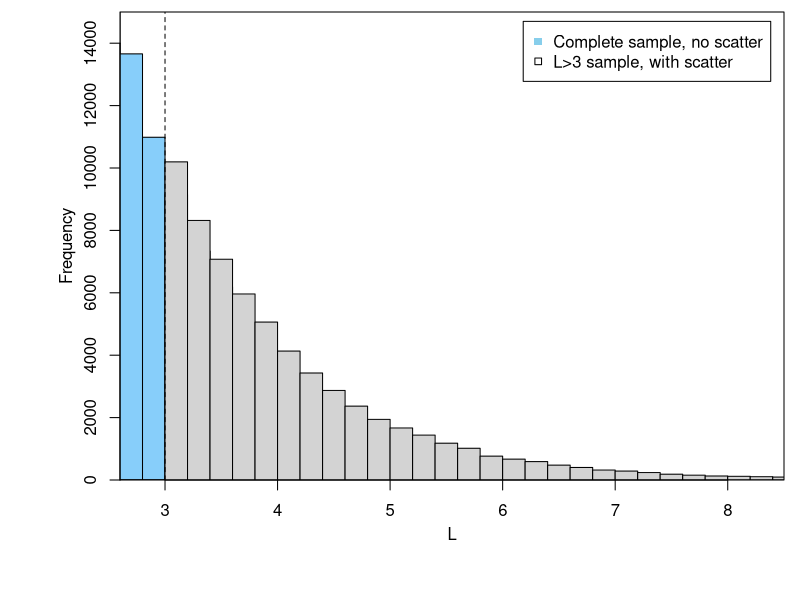
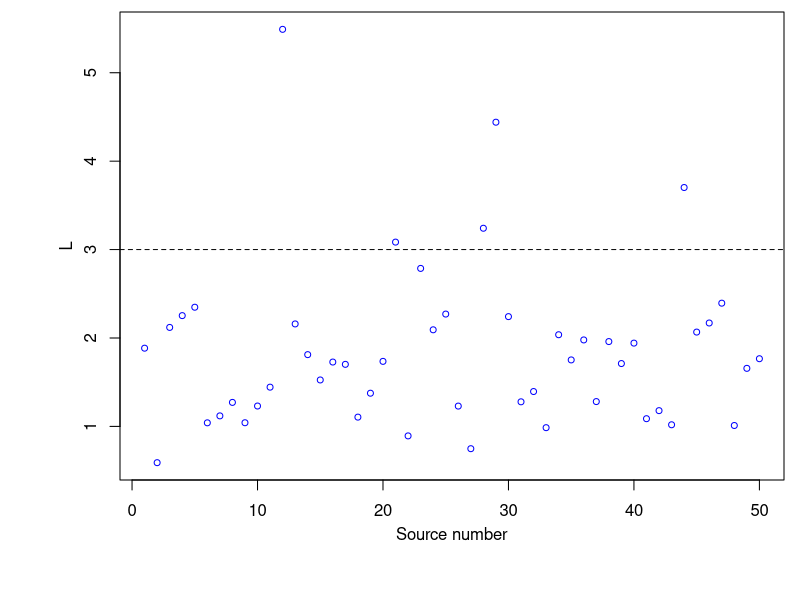
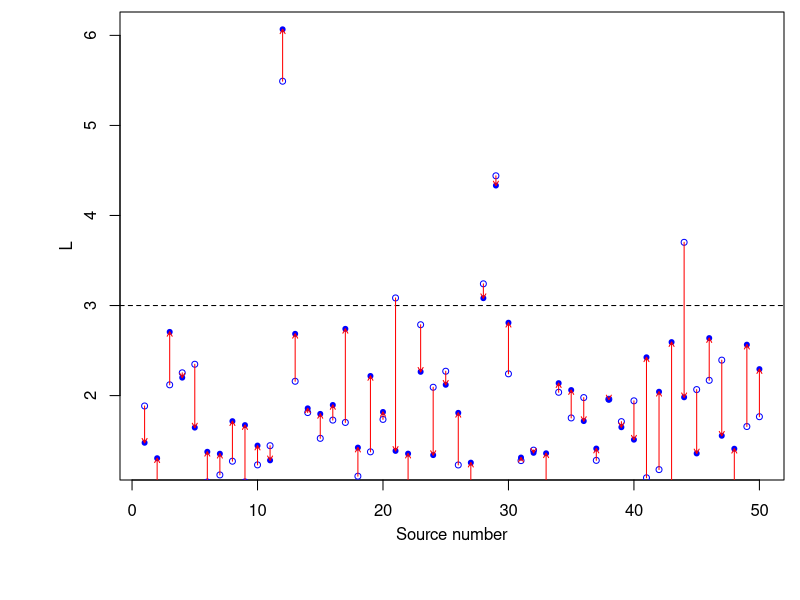

Here is the R script that generated these plots, in order:
open.png = function(name, width=3.05, height=2.8, units='in', resolution=300, points=9, xmin=0.15,xmax=0.99,ymin=0.17,ymax=0.99,plt=c(xmin,xmax,ymin,ymax), mgp=c(2.2,1,0), pch=".", ...) {
 png(name, width=width, height=height, pointsize=points, units=units, res=resolution)
 par(plt=plt, mgp=mgp, pch=pch, ...)
}

y = rexp(1000000)
yy = pmax(0, y + rnorm(length(y), 0, 0.5*sqrt(y))) # "Poisson-like" scatter

open.png('missing_eddington.png', resolution=200, height=2.5, ymin=0.2, xmax=0.98, ymax=0.98)
par(yaxs='i', xaxs='i')
h = hist(y, breaks=seq(0, ceiling(max(yy)), 0.2), xlim=c(2.6,8.5), col='lightskyblue', ylim=c(0,15000), xlab='L')
hist(yy[which(yy>=3)], breaks=h$breaks, add=T)
abline(v=3, lty=2)
box()
legend('topright', c('Complete sample, no scatter', 'L>3 sample, with scatter'), inset=0.02, pch=c(15, 22), col=c('skyblue', 1))
dev.off()


j = which(yy>=1.25)[1:50]
open.png('missing_eddington_0.png', resolution=200, height=2.5, ymin=0.2, xmax=0.98, ymax=0.98)
plot(y[j], xlab='Source number', ylab='L', pch=1, cex=0.8, col='blue')
abline(h=3, lty=2)
dev.off()
open.png('missing_eddington_1.png', resolution=200, height=2.5, ymin=0.2, xmax=0.98, ymax=0.98)
plot(yy[j], xlab='Source number', ylab='L', pch=20, col='blue')
abline(h=3, lty=2)
points(y[j], pch=1, cex=0.8, col='blue')
arrows(1:length(j), y[j], y1=yy[j], col='red', length=0.05)
dev.off()


